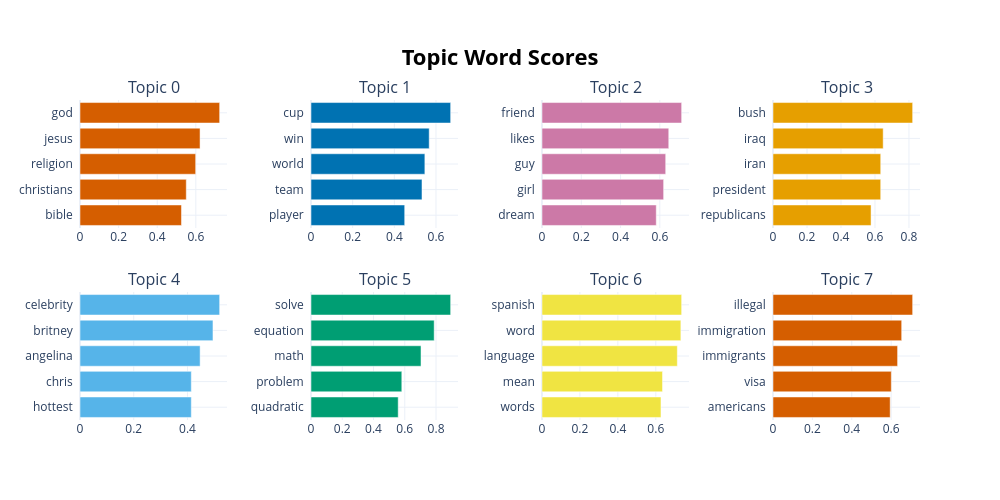

The notebook cell saved with this chart:
### Code cell
model.visualize_barchart()

### Figure 1 — Plotly figure (JSON) as saved in the notebook; plotly's stock layout.template omitted (floating-point values rounded to 4 significant figures)
{"data": [{"marker": {"color": "#D55E00"}, "orientation": "h", "type": "bar", "x": [0.5256, 0.5505, 0.5992, 0.6218, 0.7234], "xaxis": "x", "y": ["bible  ", "christians  ", "religion  ", "jesus  ", "god  "], "yaxis": "y"}, {"marker": {"color": "#0072B2"}, "orientation": "h", "type": "bar", "x": [0.4498, 0.5328, 0.5466, 0.5673, 0.6704], "xaxis": "x2", "y": ["player  ", "team  ", "world  ", "win  ", "cup  "], "yaxis": "y2"}, {"marker": {"color": "#CC79A7"}, "orientation": "h", "type": "bar", "x": [0.5818, 0.6193, 0.6299, 0.6455, 0.7111], "xaxis": "x3", "y": ["dream  ", "girl  ", "guy  ", "likes  ", "friend  "], "yaxis": "y3"}, {"marker": {"color": "#E69F00"}, "orientation": "h", "type": "bar", "x": [0.5768, 0.6337, 0.6337, 0.6482, 0.8216], "xaxis": "x4", "y": ["republicans  ", "president  ", "iran  ", "iraq  ", "bush  "], "yaxis": "y4"}, {"marker": {"color": "#56B4E9"}, "orientation": "h", "type": "bar", "x": [0.4143, 0.4143, 0.447, 0.4949, 0.5197], "xaxis": "x5", "y": ["hottest  ", "chris  ", "angelina  ", "britney  ", "celebrity  "], "yaxis": "y5"}, {"marker": {"color": "#009E73"}, "orientation": "h", "type": "bar", "x": [0.558, 0.581, 0.7039, 0.7882, 0.8936], "xaxis": "x6", "y": ["quadratic  ", "problem  ", "math  ", "equation  ", "solve  "], "yaxis": "y6"}, {"marker": {"color": "#F0E442"}, "orientation": "h", "type": "bar", "x": [0.6273, 0.6355, 0.7135, 0.7322, 0.7363], "xaxis": "x7", "y": ["words  ", "mean  ", "language  ", "word  ", "spanish  "], "yaxis": "y7"}, {"marker": {"color": "#D55E00"}, "orientation": "h", "type": "bar", "x": [0.5951, 0.6008, 0.6328, 0.6535, 0.7092], "xaxis": "x8", "y": ["americans  ", "visa  ", "immigrants  ", "immigration  ", "illegal  "], "yaxis": "y8"}], "layout": {"annotations": [{"font": {"size": 16}, "showarrow": false, "text": "Topic 0", "x": 0.0875, "xanchor": "center", "xref": "paper", "y": 1, "yanchor": "bottom", "yref": "paper"}, {"font": {"size": 16}, "showarrow": false, "text": "Topic 1", "x": 0.3625, "xanchor": "center", "xref": "paper", "y": 1, "yanchor": "bottom", "yref": "paper"}, {"font": {"size": 16}, "showarrow": false, "text": "Topic 2", "x": 0.6375, "xanchor": "center", "xref": "paper", "y": 1, "yanchor": "bottom", "yref": "paper"}, {"font": {"size": 16}, "showarrow": false, "text": "Topic 3", "x": 0.9125, "xanchor": "center", "xref": "paper", "y": 1, "yanchor": "bottom", "yref": "paper"}, {"font": {"size": 16}, "showarrow": false, "text": "Topic 4", "x": 0.0875, "xanchor": "center", "xref": "paper", "y": 0.4, "yanchor": "bottom", "yref": "paper"}, {"font": {"size": 16}, "showarrow": false, "text": "Topic 5", "x": 0.3625, "xanchor": "center", "xref": "paper", "y": 0.4, "yanchor": "bottom", "yref": "paper"}, {"font": {"size": 16}, "showarrow": false, "text": "Topic 6", "x": 0.6375, "xanchor": "center", "xref": "paper", "y": 0.4, "yanchor": "bottom", "yref": "paper"}, {"font": {"size": 16}, "showarrow": false, "text": "Topic 7", "x": 0.9125, "xanchor": "center", "xref": "paper", "y": 0.4, "yanchor": "bottom", "yref": "paper"}], "height": 500, "hoverlabel": {"bgcolor": "white", "font": {"family": "Rockwell", "size": 16}}, "showlegend": false, "title": {"font": {"color": "Black", "size": 22}, "text": "<b>Topic Word Scores", "x": 0.5, "xanchor": "center", "yanchor": "top"}, "width": 1000, "xaxis": {"anchor": "y", "domain": [0, 0.175], "showgrid": true}, "xaxis2": {"anchor": "y2", "domain": [0.275, 0.45], "showgrid": true}, "xaxis3": {"anchor": "y3", "domain": [0.55, 0.725], "showgrid": true}, "xaxis4": {"anchor": "y4", "domain": [0.825, 1], "showgrid": true}, "xaxis5": {"anchor": "y5", "domain": [0, 0.175], "showgrid": true}, "xaxis6": {"anchor": "y6", "domain": [0.275, 0.45], "showgrid": true}, "xaxis7": {"anchor": "y7", "domain": [0.55, 0.725], "showgrid": true}, "xaxis8": {"anchor": "y8", "domain": [0.825, 1], "showgrid": true}, "yaxis": {"anchor": "x", "domain": [0.6, 1], "showgrid": true}, "yaxis2": {"anchor": "x2", "domain": [0.6, 1], "showgrid": true}, "yaxis3": {"anchor": "x3", "domain": [0.6, 1], "showgrid": true}, "yaxis4": {"anchor": "x4", "domain": [0.6, 1], "showgrid": true}, "yaxis5": {"anchor": "x5", "domain": [0, 0.4], "showgrid": true}, "yaxis6": {"anchor": "x6", "domain": [0, 0.4], "showgrid": true}, "yaxis7": {"anchor": "x7", "domain": [0, 0.4], "showgrid": true}, "yaxis8": {"anchor": "x8", "domain": [0, 0.4], "showgrid": true}}}
